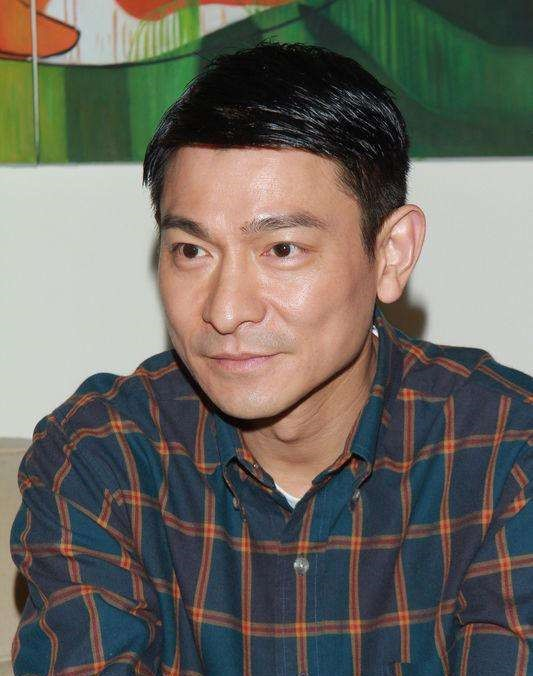
%> input picture lab5/刘德华-格子.jpg, 533 x 676 px
$ octave lab5_a3.m   (GNU Octave 9; MATLAB toolbox functions it lacks are replaced by stand-ins)
%> lines starting %> are read from the running program, lines starting %| are printed output that depends on the picture
%对图像进行邻域平均法平滑处理，显示平滑前、后图像
%对图像进行拉普拉斯锐化处理，显示锐化前、后图像

imag=imread('刘德华-格子.jpg');
%> imag is the input picture: size 676x533x3 uint8; mean R, G, B 106.9, 103.8, 96.3
figure;imshow(imag);title('原图');
%均值滤波
h=fspecial('average',3);%均值滤波模板
imag2=imfilter(imag,h,'replicate');
figure;imshow(imag2);title('均值滤波后的图像');

%拉普拉斯滤波
h2=fspecial('laplacian',0.2);%拉普拉斯模板
i=imfilter(imag,h2,'replicate');
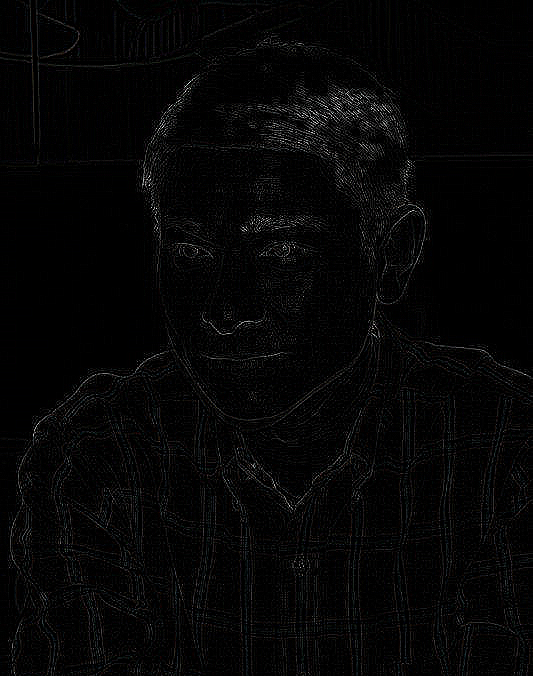
%> i: size 676x533x3 uint8; mean R, G, B 5.6, 5.6, 5.7
imag3=imag-i;
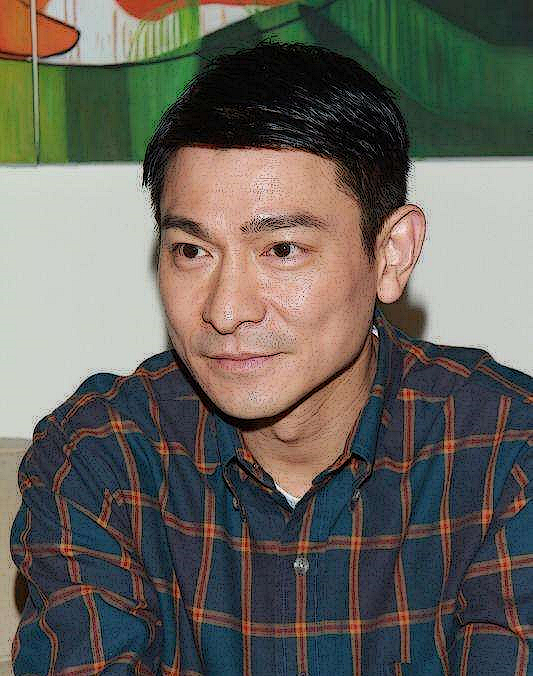
%> imag3: size 676x533x3 uint8; mean R, G, B 102.2, 99.3, 91.8
figure;imshow(imag3);title('拉普拉斯滤波后的图像');

$ run again, with lab5/刘德华-长衫.jpg copied over lab5/刘德华-格子.jpg
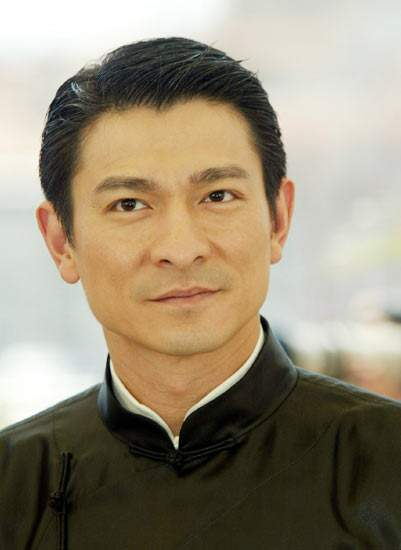
%> input picture lab5/刘德华-长衫.jpg, 401 x 550 px
%> imag is the input picture: size 550x401x3 uint8; mean R, G, B 150.1, 139.1, 118.8
%> `i=imfilter(imag,h2,'replicate');`:
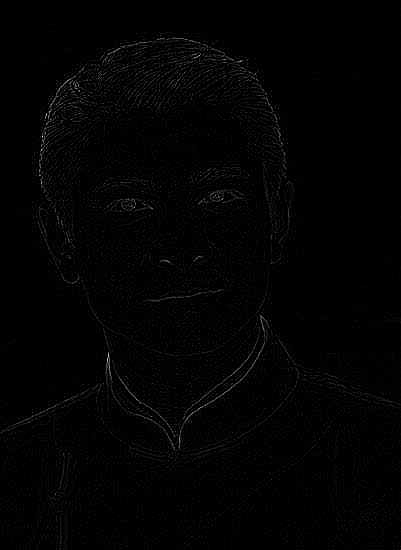
%> i: size 550x401x3 uint8; mean R, G, B 2.7, 2.7, 2.7
